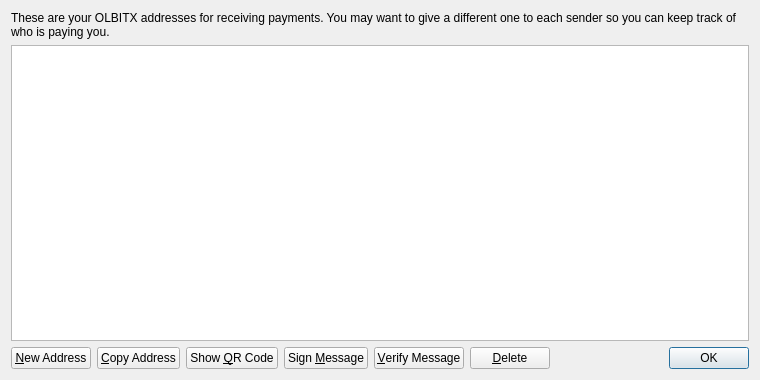
<?xml version="1.0" encoding="UTF-8"?>
<ui version="4.0">
 <class>AddressBookPage</class>
 <widget class="QWidget" name="AddressBookPage">
  <property name="geometry">
   <rect>
    <x>0</x>
    <y>0</y>
    <width>760</width>
    <height>380</height>
   </rect>
  </property>
  <property name="windowTitle">
   <string>Address Book</string>
  </property>
  <layout class="QVBoxLayout" name="verticalLayout">
   <item>
    <widget class="QLabel" name="labelExplanation">
     <property name="text">
      <string>These are your OLBITX addresses for receiving payments. You may want to give a different one to each sender so you can keep track of who is paying you.</string>
     </property>
     <property name="textFormat">
      <enum>Qt::PlainText</enum>
     </property>
     <property name="wordWrap">
      <bool>true</bool>
     </property>
    </widget>
   </item>
   <item>
    <widget class="QTableView" name="tableView">
     <property name="contextMenuPolicy">
      <enum>Qt::CustomContextMenu</enum>
     </property>
     <property name="toolTip">
      <string>Double-click to edit address or label</string>
     </property>
     <property name="tabKeyNavigation">
      <bool>false</bool>
     </property>
     <property name="selectionMode">
      <enum>QAbstractItemView::SingleSelection</enum>
     </property>
     <property name="selectionBehavior">
      <enum>QAbstractItemView::SelectRows</enum>
     </property>
     <property name="sortingEnabled">
      <bool>true</bool>
     </property>
     <attribute name="verticalHeaderVisible">
      <bool>false</bool>
     </attribute>
    </widget>
   </item>
   <item>
    <layout class="QHBoxLayout" name="horizontalLayout">
     <item>
      <widget class="QPushButton" name="newAddressButton">
       <property name="toolTip">
        <string>Create a new address</string>
       </property>
       <property name="text">
        <string>&amp;New Address</string>
       </property>
      </widget>
     </item>
     <item>
      <widget class="QPushButton" name="copyToClipboard">
       <property name="toolTip">
        <string>Copy the currently selected address to the system clipboard</string>
       </property>
       <property name="text">
        <string>&amp;Copy Address</string>
       </property>
      </widget>
     </item>
     <item>
      <widget class="QPushButton" name="showQRCode">
       <property name="text">
        <string>Show &amp;QR Code</string>
       </property>
      </widget>
     </item>
     <item>
      <widget class="QPushButton" name="signMessage">
       <property name="toolTip">
        <string>Sign a message to prove you own a OLBITX address</string>
       </property>
       <property name="text">
        <string>Sign &amp;Message</string>
       </property>
      </widget>
     </item>
     <item>
      <widget class="QPushButton" name="verifyMessage">
       <property name="toolTip">
        <string>Verify a message to ensure it was signed with a specified OLBITX address</string>
       </property>
       <property name="text">
        <string>&amp;Verify Message</string>
       </property>
      </widget>
     </item>
     <item>
      <widget class="QPushButton" name="deleteButton">
       <property name="toolTip">
        <string>Delete the currently selected address from the list</string>
       </property>
       <property name="text">
        <string>&amp;Delete</string>
       </property>
      </widget>
     </item>
     <item>
      <spacer name="horizontalSpacer">
       <property name="orientation">
        <enum>Qt::Horizontal</enum>
       </property>
       <property name="sizeHint" stdset="0">
        <size>
         <width>40</width>
         <height>20</height>
        </size>
       </property>
      </spacer>
     </item>
     <item>
      <widget class="QDialogButtonBox" name="buttonBox">
       <property name="sizePolicy">
        <sizepolicy hsizetype="Maximum" vsizetype="Fixed">
         <horstretch>0</horstretch>
         <verstretch>0</verstretch>
        </sizepolicy>
       </property>
       <property name="standardButtons">
        <set>QDialogButtonBox::Ok</set>
       </property>
      </widget>
     </item>
    </layout>
   </item>
  </layout>
 </widget>
 <resources>
  <include location="../bitcoin.qrc"/>
 </resources>
 <connections/>
</ui>
